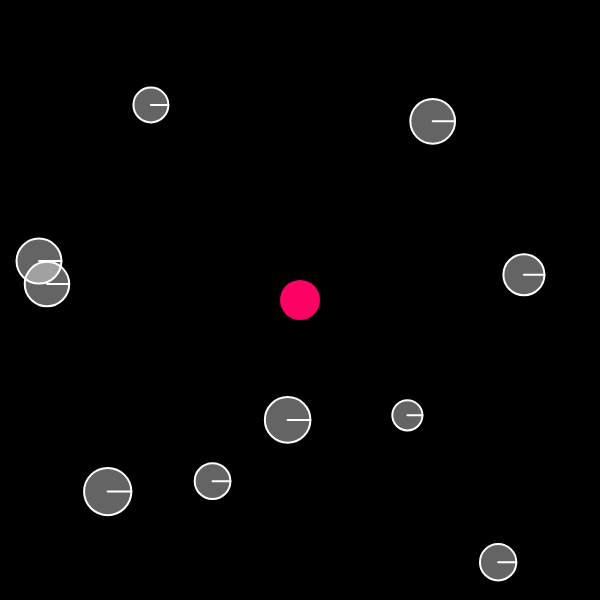
Frame 1 (no input)
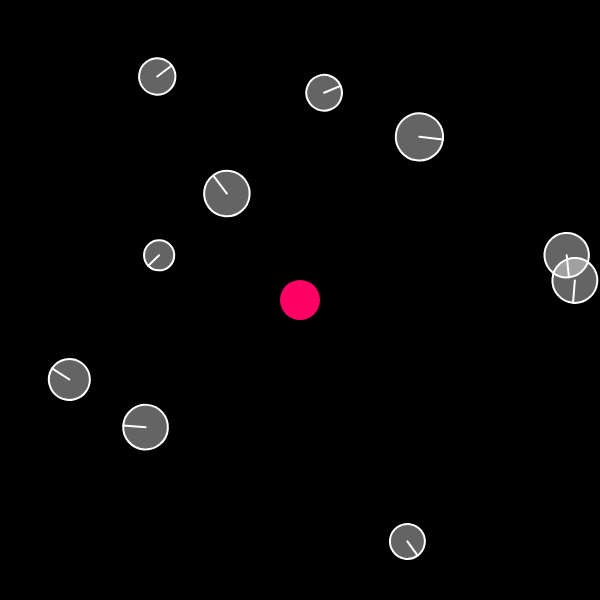
Frame 60 (no input)
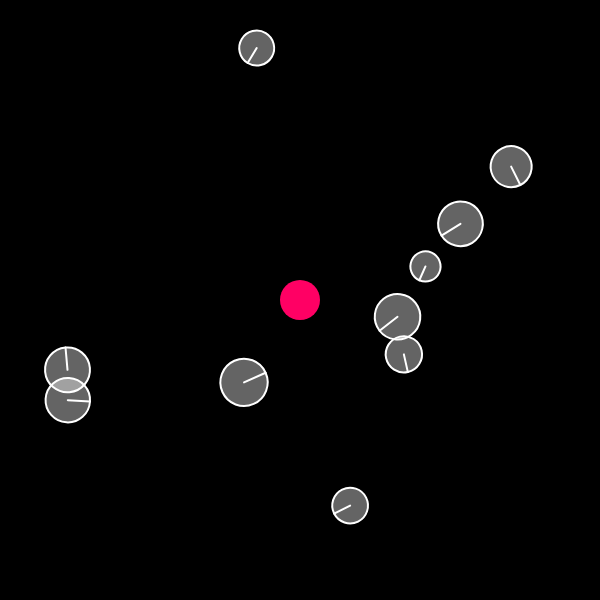
Frame 120 (the mouse pressed at the canvas centre since frame 60)

The p5.js sketch that drew these frames (run headless with seeded random() and noise() and a simulated clock; from frame 60 on, the mouse is pressed at the canvas centre):

// p5.js sketch
// ── sketch.js
// Angular Motion (Gravitational Attraction)
// The Nature of Code
// The Coding Train / Daniel Shiffman
// https://youtu.be/i2ROE_mAhU0
// https://thecodingtrain.com/learning/nature-of-code/3.2-angular-motion.html

// Rectangle Acceleration: https://editor.p5js.org/codingtrain/sketches/RR9XUN1mf
// Rectangle Grab Exercise: https://editor.p5js.org/codingtrain/sketches/In9e8j6t_
// Gravitational Attraction: https://editor.p5js.org/codingtrain/sketches/Y-yxvkkZk

let movers = [];
let attractor;

function setup() {
  createCanvas(600, 600);
  for (let i = 0; i < 10; i++) {
    let x = random(width);
    let y = random(height);
    let m = random(50, 150);
    movers[i] = new Mover(x, y, m);
  }
  attractor = new Attractor(width / 2, height / 2, 100);
  background(0);
}

function draw() {
  background(0);
  for (let mover of movers) {
    mover.update();
    mover.show();
    attractor.attract(mover);
  }
  if (mouseIsPressed) {
    attractor.pos.x = mouseX;
    attractor.pos.y = mouseY;
  }
  attractor.show();
}

// ── attractor.js
// Angular Motion (Gravitational Attraction)
// The Nature of Code
// The Coding Train / Daniel Shiffman
// https://youtu.be/i2ROE_mAhU0
// https://thecodingtrain.com/learning/nature-of-code/3.2-angular-motion.html

// Rectangle Acceleration: https://editor.p5js.org/codingtrain/sketches/RR9XUN1mf
// Rectangle Grab Exercise: https://editor.p5js.org/codingtrain/sketches/In9e8j6t_
// Gravitational Attraction: https://editor.p5js.org/codingtrain/sketches/Y-yxvkkZk

class Attractor {
  constructor(x, y, m) {
    this.pos = createVector(x, y);
    this.mass = m;
    this.r = sqrt(this.mass) * 2;
  }

  attract(mover) {
    let force = p5.Vector.sub(this.pos, mover.pos);
    let distanceSq = constrain(force.magSq(), 100, 1000);
    let G = 5;
    let strength = (G * (this.mass * mover.mass)) / distanceSq;
    force.setMag(strength);
    mover.applyForce(force);
  }

  show() {
    noStroke();
    fill(255, 0, 100);
    ellipse(this.pos.x, this.pos.y, this.r * 2);
  }
}

// ── mover.js
// Angular Motion (Gravitational Attraction)
// The Nature of Code
// The Coding Train / Daniel Shiffman
// https://youtu.be/i2ROE_mAhU0
// https://thecodingtrain.com/learning/nature-of-code/3.2-angular-motion.html

// Rectangle Acceleration: https://editor.p5js.org/codingtrain/sketches/RR9XUN1mf
// Rectangle Grab Exercise: https://editor.p5js.org/codingtrain/sketches/In9e8j6t_
// Gravitational Attraction: https://editor.p5js.org/codingtrain/sketches/Y-yxvkkZk

class Mover {
  constructor(x, y, m) {
    this.pos = createVector(x, y);
    this.vel = p5.Vector.random2D();
    this.vel.mult(5);
    this.acc = createVector(0, 0);
    this.mass = m;
    this.r = sqrt(this.mass) * 2;

    this.angle = 0;
    this.angleV = 0;
    this.angleA = 0;
  }

  applyForce(force) {
    let f = p5.Vector.div(force, this.mass);
    this.acc.add(f);
  }

  update() {
    this.vel.add(this.acc);
    this.pos.add(this.vel);

    this.angleA = this.acc.y / 50.0;

    this.angleV += this.angleA;
    this.angle += this.angleV;

    this.acc.set(0, 0);
  }

  show() {
    stroke(255);
    strokeWeight(2);
    fill(255, 100);
    push();
    translate(this.pos.x, this.pos.y);
    rotate(this.angle);
    line(0, 0, this.r, 0);
    ellipse(0, 0, this.r * 2);
    pop();
  }
}
